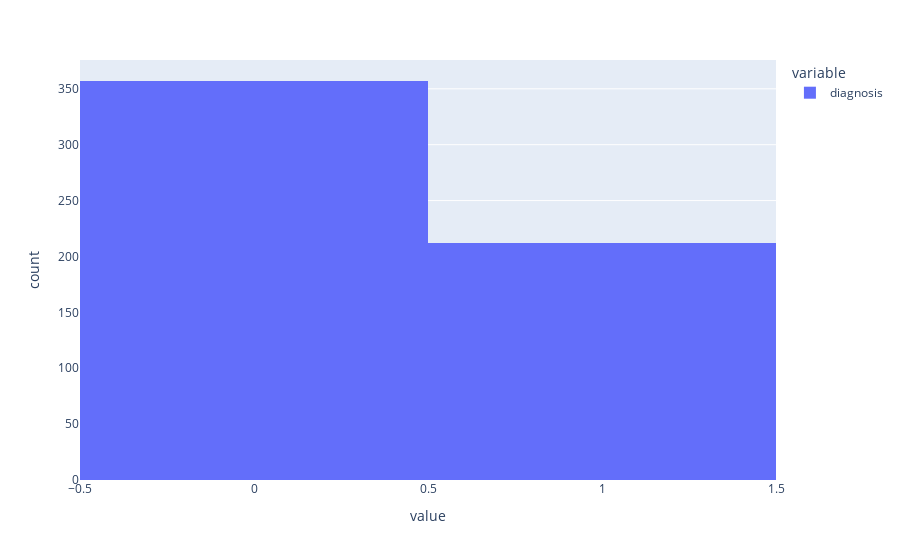

Source (notebook cell):
### Code cell
print(df['diagnosis'].describe())
print(df['diagnosis'].head(5))

# Transform strings to numerical data
for i in  range(len(df)):
    if df.loc[i, 'diagnosis'] == "B":
        df.loc[i, 'diagnosis'] = 0
    if df.loc[i, 'diagnosis'] == "M":
        df.loc[i, 'diagnosis'] = 1
        
print(df['diagnosis'].head(5))
px.histogram(df['diagnosis'])

### Figure 1 — Plotly figure (JSON) as saved in the notebook; plotly's stock layout.template omitted (floating-point values rounded to 4 significant figures; data arrays with more than 128 entries replaced by an {"elided": "..."} marker saying what was removed)
{"data": [{"alignmentgroup": "True", "bingroup": "x", "hovertemplate": "variable=diagnosis<br>value=%{x}<br>count=%{y}<extra></extra>", "legendgroup": "diagnosis", "marker": {"color": "#636efa", "pattern": {"shape": ""}}, "name": "diagnosis", "offsetgroup": "diagnosis", "orientation": "v", "showlegend": true, "type": "histogram", "x": {"elided": "569 int values"}, "xaxis": "x", "yaxis": "y"}], "layout": {"barmode": "relative", "legend": {"title": {"text": "variable"}, "tracegroupgap": 0}, "margin": {"t": 60}, "xaxis": {"anchor": "y", "domain": [0, 1], "title": {"text": "value"}}, "yaxis": {"anchor": "x", "domain": [0, 1], "title": {"text": "count"}}}}
